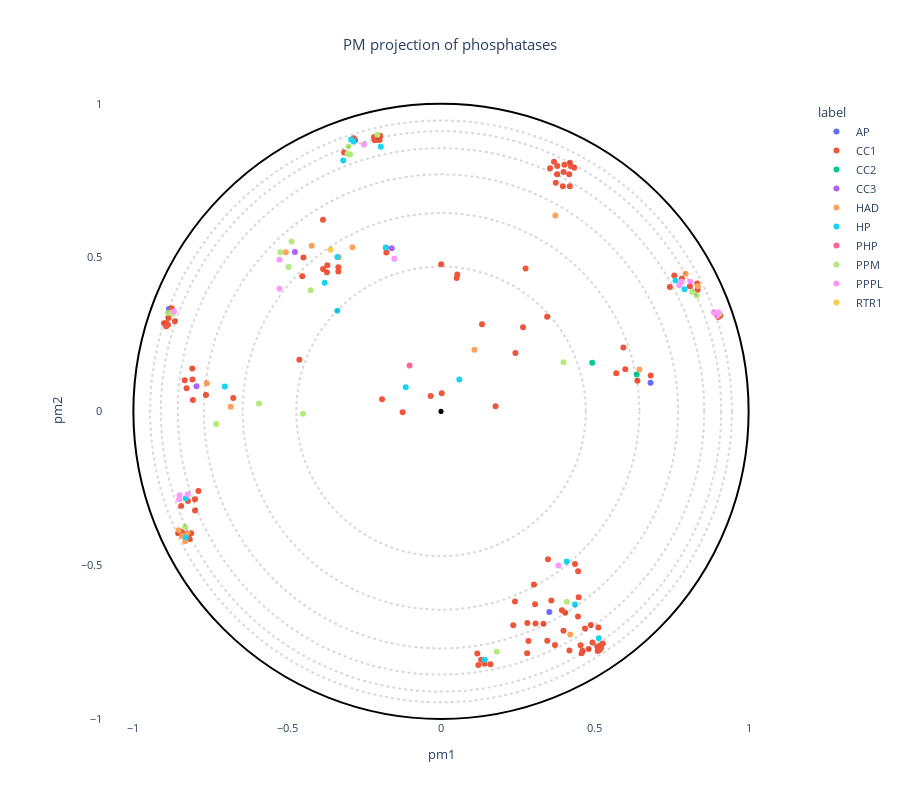

Notebook code for this chart:
### Code cell
# OPTIONS =================================================
#Here you can set different parameters to color & annotate the resulting projection:
title = "PM projection of phosphatases" 
#----------------------------------------------------------
# Select the coloring from annotation .csv file:
labels_name = "label"
# Select classes to label among the "labels_name" or "second_labels_name" column (comma separated list):
second_labels_name = ""
labels_text = []
show_text = False
#----------------------------------------------------------
# Use a custom color palette:
color_palette = colour_palette #Default: None
use_custom_palette = True
#==========================================================


#Check projection visualization parameters
#Labels name
if labels_name == "":
    labels_name = None
elif labels_name not in annotation_names:
    raise NameError(f"labels_name {labels_name} is not in the availables annotations.\nAvailables annotations: {annotation_names}")
#Second labels name
if second_labels_name == "":
    second_labels_name = None
elif second_labels_name not in annotation_names:
    raise NameError(f'"second_labels_name" {second_labels_name} is not in the availables annotations.\nAvailables annotations: {annotation_names}')

if not use_custom_palette:
    color_palette = None

#Plot graph
fig = plot_embedding_interactive(df_embedding, 
                                 labels_name = labels_name,
                                 second_labels_name = second_labels_name, 
                                 show_text = show_text,
                                 labels_text = labels_text,
                                 color_palette = color_palette, 
                                 title = title, 
                                 fontsize = 11)
fig.show()

### Figure 1 — Plotly figure (JSON) as saved in the notebook; plotly's stock layout.template omitted (floating-point values rounded to 4 significant figures; data arrays with more than 128 entries replaced by an {"elided": "..."} marker saying what was removed)
{"data": [{"customdata": [["A0A087WZU1 CC1_PTP_PTPRB_PTPRQ", "P09923", "AP"], ["A0A087WZV0 HP_HP2_PPIP5K_PPIP5K2", "P05186", "AP"], ["A0A0S2Z3Q2 HAD_EYA_EYA_EYA4", "P05187", "AP"], ["A0A2R8YDJ8|1 CC1_DSP_CDC14_CDC14A", "P10696", "AP"]], "hovertemplate": "<b>%{hovertext}</b><br><br>label=%{customdata[2]}<br>pm1=%{x}<br>pm2=%{y}<br>proteins_id=%{customdata[0]}<br>accession=%{customdata[1]}<extra></extra>", "hovertext": ["AP", "AP", "AP", "AP"], "legendgroup": "AP", "marker": {"color": "#636efa", "symbol": "circle"}, "mode": "markers", "name": "AP", "orientation": "v", "showlegend": true, "type": "scatter", "x": [0.3521, -0.8843, -0.2792, 0.6813], "xaxis": "x", "y": [-0.652, 0.3325, 0.8812, 0.09346], "yaxis": "y"}, {"customdata": {"elided": "121x3 str values"}, "hovertemplate": "<b>%{hovertext}</b><br><br>label=%{customdata[2]}<br>pm1=%{x}<br>pm2=%{y}<br>proteins_id=%{customdata[0]}<br>accession=%{customdata[1]}<extra></extra>", "hovertext": ["CC1", "CC1", "CC1", "CC1", "CC1", "CC1", "CC1", "CC1", "CC1", "CC1", "CC1", "CC1", "CC1", "CC1", "CC1", "CC1", "CC1", "CC1", "CC1", "CC1", "CC1", "CC1", "CC1", "CC1", "CC1", "CC1", "CC1", "CC1", "CC1", "CC1", "CC1", "CC1", "CC1", "CC1", "CC1", "CC1", "CC1", "CC1", "CC1", "CC1", "CC1", "CC1", "CC1", "CC1", "CC1", "CC1", "CC1", "CC1", "CC1", "CC1", "CC1", "CC1", "CC1", "CC1", "CC1", "CC1", "CC1", "CC1", "CC1", "CC1", "CC1", "CC1", "CC1", "CC1", "CC1", "CC1", "CC1", "CC1", "CC1", "CC1", "CC1", "CC1", "CC1", "CC1", "CC1", "CC1", "CC1", "CC1", "CC1", "CC1", "CC1", "CC1", "CC1", "CC1", "CC1", "CC1", "CC1", "CC1", "CC1", "CC1", "CC1", "CC1", "CC1", "CC1", "CC1", "CC1", "CC1", "CC1", "CC1", "CC1", "CC1", "CC1", "CC1", "CC1", "CC1", "CC1", "CC1", "CC1", "CC1", "CC1", "CC1", "CC1", "CC1", "CC1", "CC1", "CC1", "CC1", "CC1", "CC1", "CC1", "CC1"], "legendgroup": "CC1", "marker": {"color": "#EF553B", "symbol": "circle"}, "mode": "markers", "name": "CC1", "orientation": "v", "showlegend": true, "type": "scatter", "x": [0.2668, 0.2419, 0.8345, -0.3148, -0.7885, -0.8755, -0.2833, 0.3777, 0.5176, 0.1416, -0.1996, 0.3546, 0.3674, 0.5697, 0.9016, -0.1978, -0.7995, -0.7997, 0.908, -0.8544, 0.6818, 0.345, -0.8085, 0.1774, 0.5991, 0.1332, -0.0337, -0.8122, 0.833, -0.1915, -0.2178, -0.8934, -0.9004, -0.8064, 0.4539, 0.2799, -0.8877, 0.5153, 0.487, -0.8932, -0.8858, 0.2749, -0.764, -0.8649, -0.8078, 0.4186, 0.3479, 0.4458, 0.4925, 0.398, 0.4038, 0.4799, 0.3454, 0.4598, 0.1608, 0.4572, 0.1214, -0.4604, 0.3022, -0.3709, 0.5087, 0.1304, 0.2404, 0.0005272, 0.05073, 0.05299, 0.3585, -0.8169, 0.4191, 0.3731, -0.8346, -0.1794, 0.378, 0.3059, 0.6385, -0.6755, 0.5928, 0.3984, 0.4331, 0.4225, 0.4167, 0.4012, 0.4357, -0.3336, -0.2083, 0.4175, 0.3961, 0.4453, 0.2808, 0.002337, -0.3336, -0.451, 0.5093, 0.5116, 0.744, 0.783, 0.7585, 0.809, 0.3331, 0.2842, -0.8448, -0.1246, -0.4471, 0.2349, 0.3933, -0.3833, -0.3696, 0.4477, -0.8272, -0.8331, 0.5204, 0.468, -0.2154, -0.3837, 0.3074, 0.3705, -0.8227, -0.843, 0.5261, 0.118, -0.1776], "xaxis": "x", "y": [0.2731, 0.1894, 0.3952, 0.8416, -0.2587, 0.3352, 0.8881, 0.7712, -0.7622, -0.8201, 0.8822, 0.7907, 0.8112, 0.1238, 0.307, 0.896, -0.3221, -0.2854, 0.3115, -0.3961, 0.1164, 0.308, 0.139, 0.01628, 0.1367, 0.2832, 0.04995, -0.3962, 0.4157, 0.03978, 0.8918, 0.2871, 0.2868, 0.03664, -0.7603, -0.7863, 0.2818, -0.7754, -0.6948, 0.2768, 0.3032, 0.4641, 0.05287, 0.293, 0.1033, 0.7316, -0.4804, -0.5193, -0.7513, -0.7131, -0.6543, -0.7725, -0.7458, -0.7785, -0.8219, -0.7861, -0.8247, 0.168, -0.5627, 0.4525, -0.7653, -0.8071, -0.6181, 0.4781, 0.4333, 0.4446, -0.6151, -0.4152, 0.8079, 0.743, -0.3981, 0.5322, 0.7977, -0.6272, 0.09994, 0.04373, 0.2075, 0.7785, 0.7923, 0.7968, 0.7705, 0.8014, -0.496, 0.4547, 0.8827, -0.7772, 0.7322, -0.6666, -0.688, 0.05921, 0.4684, 0.4391, -0.7793, -0.7025, 0.4042, 0.4324, 0.4421, 0.4065, -0.6904, -0.7467, -0.3076, -0.002922, 0.5003, -0.6956, -0.6468, 0.4632, 0.4753, -0.6042, 0.07552, 0.1012, -0.7695, -0.7058, 0.8815, 0.623, -0.6892, -0.7594, -0.2911, -0.3917, -0.7549, -0.7872, 0.5168], "yaxis": "y"}, {"customdata": [["Q63HR2 CC1_PTEN_Tensin_TNS2", "P24666", "CC2"], ["Q68CZ2 CC1_PTEN_Tensin_TNS3", "Q9NP77", "CC2"]], "hovertemplate": "<b>%{hovertext}</b><br><br>label=%{customdata[2]}<br>pm1=%{x}<br>pm2=%{y}<br>proteins_id=%{customdata[0]}<br>accession=%{customdata[1]}<extra></extra>", "hovertext": ["CC2", "CC2"], "legendgroup": "CC2", "marker": {"color": "#00cc96", "symbol": "circle"}, "mode": "markers", "name": "CC2", "orientation": "v", "showlegend": true, "type": "scatter", "x": [0.6362, 0.4916], "xaxis": "x", "y": [0.1202, 0.1583], "yaxis": "y"}, {"customdata": [["Q68J44 CC1_DSP_DSP3_DUPD1", "P30304", "CC3"], ["Q6FHU2 HP_HP1_PGAM_PGAM1", "P30305", "CC3"], ["Q6FI36 CC1_DSP_DSP14_DUSP14", "P30307", "CC3"]], "hovertemplate": "<b>%{hovertext}</b><br><br>label=%{customdata[2]}<br>pm1=%{x}<br>pm2=%{y}<br>proteins_id=%{customdata[0]}<br>accession=%{customdata[1]}<extra></extra>", "hovertext": ["CC3", "CC3", "CC3"], "legendgroup": "CC3", "marker": {"color": "#ab63fa", "symbol": "circle"}, "mode": "markers", "name": "CC3", "orientation": "v", "showlegend": true, "type": "scatter", "x": [-0.1601, -0.7948, -0.4751], "xaxis": "x", "y": [0.53, 0.08161, 0.5183], "yaxis": "y"}, {"customdata": [["Q6IQ43 CC1_PTP_PTPN9_PTPN9", "Q99502", "HAD"], ["Q6XPS3 CC1_PTEN_VSP_TPTE2", "O00167", "HAD"], ["Q6ZNF0 PPPL_PAP_PAPL_PAPL", "Q99504", "HAD"], ["Q6ZVD8 PPM_PPM_PHLPP_PHLPP2", "A0A0S2Z3Q2", "HAD"], ["Q76I76 CC1_DSP_Slingshot_SSH2", "Q05D32", "HAD"], ["Q86WG5 CC1_Myotubularin_MTMR5_SBF2", "O95476", "HAD"], ["Q8IXW5 RTR1_RTR1_RTR1_RPAP2", "Q9Y5B0", "HAD"], ["Q8N0Y7 HP_HP1_PGAM_PGAM4", "Q9GZU7", "HAD"], ["Q8N3J5 PPM_PPM_PPM1K_PPM1K", "O14595", "HAD"], ["Q8N819 PPM_PPM_PPM1A_PPM1N", "O15194", "HAD"], ["Q8NCE2 CC1_Myotubularin_MTMR14_MTMR14", "Q3ZCQ8", "HAD"], ["Q8NEJ0 CC1_DSP_DSP14_DUSP18", "Q8WVY7", "HAD"], ["Q8NI37 PPM_PPM_PTC7_PPTC7", "Q9BXW7", "HAD"], ["Q8TE77 CC1_DSP_Slingshot_SSH3", "Q9H0R4", "HAD"], ["Q8TE99 HP_HP2_PXYLP1_PXYLP1", "Q9H008", "HAD"], ["Q8TF42 HP_HP1_STS_UBASH3B", "Q96GD0", "HAD"], ["Q8WTR2 CC1_DSP_DSP19_DUSP19", "A6NDG6", "HAD"]], "hovertemplate": "<b>%{hovertext}</b><br><br>label=%{customdata[2]}<br>pm1=%{x}<br>pm2=%{y}<br>proteins_id=%{customdata[0]}<br>accession=%{customdata[1]}<extra></extra>", "hovertext": ["HAD", "HAD", "HAD", "HAD", "HAD", "HAD", "HAD", "HAD", "HAD", "HAD", "HAD", "HAD", "HAD", "HAD", "HAD", "HAD", "HAD"], "legendgroup": "HAD", "marker": {"color": "#FFA15A", "symbol": "circle"}, "mode": "markers", "name": "HAD", "orientation": "v", "showlegend": true, "type": "scatter", "x": [0.4201, 0.645, 0.3717, -0.8531, -0.3328, 0.8349, 0.1086, -0.7614, -0.8413, -0.8242, 0.7952, -0.5044, -0.8316, -0.2879, -0.8791, -0.6838, -0.4203], "xaxis": "x", "y": [-0.7254, 0.1364, 0.6365, -0.3865, 0.5008, 0.4067, 0.2, 0.09119, -0.4049, -0.397, 0.4473, 0.5176, -0.4223, 0.5334, 0.3209, 0.01468, 0.5384], "yaxis": "y"}, {"customdata": [["Q8WUJ0 CC1_DSP_STYX_STYX", "P16118", "HP"], ["Q8WUK0 CC1_DSP_PTPMT1_PTPMT1", "O60825", "HP"], ["Q8WVY7 HAD_FCP_UBLCP1_UBLCP1", "Q16875", "HP"], ["Q8WY54 PPM_PPM_PPM1E_PPM1E", "Q16877", "HP"], ["Q8WYL5 CC1_DSP_Slingshot_SSH1", "P07738", "HP"], ["Q92562 CC1_Sac_FIG4_FIG4", "Q6FHU2", "HP"], ["Q92729|1 CC1_PTP_PTPRK_PTPRU", "P15259", "HP"], ["Q92729|2 CC1_PTP_PTPRK_PTPRU", "Q8N0Y7", "HP"], ["Q92932 CC1_PTP_PTPRN_PTPRN2", "Q96HS1", "HP"], ["Q93096 CC1_DSP_PRL_PTP4A1", "P57075", "HP"], ["Q96EF0 CC1_Myotubularin_MTMR6_MTMR8", "Q8TF42", "HP"], ["Q96GD0 HAD_NagD_PGP_CIN", "Q9NQ88", "HP"], ["Q96HS1 HP_HP1_PGAM5_PGAM5", "P11117", "HP"], ["Q96MI6 PPM_PPM_PPM1H_PPM1M", "P15309", "HP"], ["Q96QG7 CC1_Myotubularin_MTMR9_MTMR9", "Q9BZG2", "HP"], ["Q99502 HAD_EYA_EYA_EYA1", "Q9NPH0", "HP"], ["Q99504 HAD_EYA_EYA_EYA3", "Q9UNW1", "HP"], ["Q99952 CC1_PTP_PTPN12_PTPN18", "B7WPL9", "HP"], ["Q99956 CC1_DSP_DSP6_DUSP9", "A0A087WZV0", "HP"], ["Q9BV47 CC1_DSP_DSP3_DUSP26", "Q8TE99", "HP"]], "hovertemplate": "<b>%{hovertext}</b><br><br>label=%{customdata[2]}<br>pm1=%{x}<br>pm2=%{y}<br>proteins_id=%{customdata[0]}<br>accession=%{customdata[1]}<extra></extra>", "hovertext": ["HP", "HP", "HP", "HP", "HP", "HP", "HP", "HP", "HP", "HP", "HP", "HP", "HP", "HP", "HP", "HP", "HP", "HP", "HP", "HP"], "legendgroup": "HP", "marker": {"color": "#19d3f3", "symbol": "circle"}, "mode": "markers", "name": "HP", "orientation": "v", "showlegend": true, "type": "scatter", "x": [-0.337, -0.1146, -0.1958, -0.83, -0.3368, 0.899, 0.5129, 0.1425, 0.4356, 0.05955, 0.7623, -0.3177, -0.7029, -0.83, 0.7914, -0.292, -0.285, 0.4086, -0.3781, -0.1792], "xaxis": "x", "y": [0.3272, 0.07807, 0.8602, -0.4099, 0.502, 0.3158, -0.7371, -0.8073, -0.6281, 0.1038, 0.4254, 0.8152, 0.08063, -0.2836, 0.3974, 0.8836, 0.8783, -0.4879, 0.4185, 0.533], "yaxis": "y"}, {"customdata": [["Q9BVJ7 CC1_DSP_DSP23_DUSP23", "Q9NRX4", "PHP"]], "hovertemplate": "<b>%{hovertext}</b><br><br>label=%{customdata[2]}<br>pm1=%{x}<br>pm2=%{y}<br>proteins_id=%{customdata[0]}<br>accession=%{customdata[1]}<extra></extra>", "hovertext": ["PHP"], "legendgroup": "PHP", "marker": {"color": "#FF6692", "symbol": "circle"}, "mode": "markers", "name": "PHP", "orientation": "v", "showlegend": true, "type": "scatter", "x": [-0.1023], "xaxis": "x", "y": [0.1489], "yaxis": "y"}, {"customdata": [["Q9BXW7 HAD_NagD_CUT_CECR5", "Q9H0C8", "PPM"], ["Q9BY84 CC1_DSP_DSP8_DUSP16", "Q9P0J1", "PPM"], ["Q9BZG2 HP_HP2_ACP2_ACPT", "Q9P2J9", "PPM"], ["Q9C0I1 CC1_Myotubularin_MTMR10_MTMR12", "O60346", "PPM"], ["Q9GZU7 HAD_FCP_SCP_SCP1", "Q6ZVD8", "PPM"], ["Q9H008 HAD_NagD_LHPP_LHPP", "A8MPX8", "PPM"], ["Q9H0C8 PPM_PPM_ILKAP_ILKAP", "P35813", "PPM"], ["Q9H0R4 HAD_NagD_LHPP_HDHD2", "O75688", "PPM"], ["Q9H1R2 CC1_DSP_DSP15_DUSP15", "Q8N819", "PPM"], ["Q9H3S7 CC1_PTP_PTPN23_PTPN23", "O15297", "PPM"], ["Q9H596 CC1_DSP_DSP14_DUSP21", "Q8WY54", "PPM"], ["Q9HBL0 CC1_PTEN_Tensin_TNS1", "P49593", "PPM"], ["Q9HD43 CC1_PTP_PTPRB_PTPRH", "O15355", "PPM"], ["Q9NP77 CC2_SSU72_SSU72_SSU72", "Q9ULR3", "PPM"], ["Q9NPH0 HP_HP2_ACP6_ACP6", "Q5JR12", "PPM"], ["Q9NQ88 HP_HP1_TIGAR_TIGAR", "Q96MI6", "PPM"], ["Q9NRW4 CC1_DSP_DSP15_DUSP22", "Q8N3J5", "PPM"], ["Q9NRX4 PHP_PHP_PHP_PHPT1", "Q5SGD2", "PPM"], ["Q9NTJ5 CC1_Sac_SAC1_SACM1L", "Q8NI37", "PPM"], ["Q9NXD2 CC1_Myotubularin_MTMR10_MTMR10", "Q15750", "PPM"]], "hovertemplate": "<b>%{hovertext}</b><br><br>label=%{customdata[2]}<br>pm1=%{x}<br>pm2=%{y}<br>proteins_id=%{customdata[0]}<br>accession=%{customdata[1]}<extra></extra>", "hovertext": ["PPM", "PPM", "PPM", "PPM", "PPM", "PPM", "PPM", "PPM", "PPM", "PPM", "PPM", "PPM", "PPM", "PPM", "PPM", "PPM", "PPM", "PPM", "PPM", "PPM"], "legendgroup": "PPM", "marker": {"color": "#B6E880", "symbol": "circle"}, "mode": "markers", "name": "PPM", "orientation": "v", "showlegend": true, "type": "scatter", "x": [-0.3006, -0.4237, -0.8722, 0.8311, -0.2069, -0.2954, -0.8318, -0.3037, -0.4857, 0.1815, -0.5221, 0.3982, 0.4089, -0.4487, -0.8872, -0.7309, -0.4956, -0.5917, 0.9047, 0.8167], "xaxis": "x", "y": [0.8611, 0.3939, 0.3175, 0.3763, 0.8993, 0.8351, -0.3755, 0.8374, 0.5519, -0.7812, 0.5169, 0.1598, -0.6191, -0.007375, 0.3209, -0.04083, 0.4695, 0.02535, 0.3172, 0.3884], "yaxis": "y"}, {"customdata": [["Q9NYA4 CC1_Myotubularin_MTMR3_MTMR4", "P13686", "PPPL"], ["Q9P0J1 PPM_PPM_PDPc_PDP1", "Q6ZNF0", "PPPL"], ["Q9P2J9 PPM_PPM_PDPc_PDP2", "P62136", "PPPL"], ["Q9UII6 CC1_DSP_DSP3_DUSP13", "P62140", "PPPL"], ["Q9ULE6|1 CC1_Paladin_Paladin_PALD1", "P36873", "PPPL"], ["Q9ULE6|2 CC1_Paladin_Paladin_PALD1", "P67775", "PPPL"], ["Q9ULR3 PPM_PPM_PPM1H_PPM1H", "P62714", "PPPL"], ["Q9UNI6 CC1_DSP_DSP12_DUSP12", "Q08209", "PPPL"], ["Q9UNW1 HP_HP2_MINPP1_MINPP1", "P16298", "PPPL"], ["Q9Y216 CC1_Myotubularin_MTMR6_MTMR7", "P48454", "PPPL"], ["Q9Y217 CC1_Myotubularin_MTMR6_MTMR6", "P60510", "PPPL"], ["Q9Y2H2 CC1_Sac_INPP5F_INPP5F", "P53041", "PPPL"], ["Q9Y2R2 CC1_PTP_PTPN12_PTPN22", "O00743", "PPPL"], ["Q9Y5B0 HAD_FCP_FCP1_FCP1", "O14829", "PPPL"], ["Q9Y6J8 CC1_DSP_STYXL1_STYXL1", "O14830", "PPPL"]], "hovertemplate": "<b>%{hovertext}</b><br><br>label=%{customdata[2]}<br>pm1=%{x}<br>pm2=%{y}<br>proteins_id=%{customdata[0]}<br>accession=%{customdata[1]}<extra></extra>", "hovertext": ["PPPL", "PPPL", "PPPL", "PPPL", "PPPL", "PPPL", "PPPL", "PPPL", "PPPL", "PPPL", "PPPL", "PPPL", "PPPL", "PPPL", "PPPL"], "legendgroup": "PPPL", "marker": {"color": "#FF97FF", "symbol": "circle"}, "mode": "markers", "name": "PPPL", "orientation": "v", "showlegend": true, "type": "scatter", "x": [0.8106, -0.8511, -0.8497, -0.1517, 0.9011, 0.8873, -0.8233, -0.5251, -0.8681, 0.7745, 0.7821, 0.8971, 0.3818, -0.2505, -0.5253], "xaxis": "x", "y": [0.4214, -0.2855, -0.2724, 0.4959, 0.3221, 0.3213, -0.2695, 0.3988, 0.3247, 0.4097, 0.4215, 0.311, -0.5011, 0.8673, 0.4928], "yaxis": "y"}, {"customdata": [["Q9Y6W6 CC1_DSP_DSP10_DUSP10", "Q8IXW5", "RTR1"]], "hovertemplate": "<b>%{hovertext}</b><br><br>label=%{customdata[2]}<br>pm1=%{x}<br>pm2=%{y}<br>proteins_id=%{customdata[0]}<br>accession=%{customdata[1]}<extra></extra>", "hovertext": ["RTR1"], "legendgroup": "RTR1", "marker": {"color": "#FECB52", "symbol": "circle"}, "mode": "markers", "name": "RTR1", "orientation": "v", "showlegend": true, "type": "scatter", "x": [-0.3591], "xaxis": "x", "y": [0.5252], "yaxis": "y"}], "layout": {"font": {"size": 11}, "height": 800, "legend": {"title": {"text": "label"}, "tracegroupgap": 0}, "plot_bgcolor": "rgba(0, 0, 0, 0)", "shapes": [{"line": {"color": "black", "dash": "dot"}, "opacity": 0.15, "type": "circle", "x0": -0.4706, "x1": 0.4706, "y0": -0.4706, "y1": 0.4706}, {"line": {"color": "black", "dash": "dot"}, "opacity": 0.15, "type": "circle", "x0": -0.6447, "x1": 0.6447, "y0": -0.6447, "y1": 0.6447}, {"line": {"color": "black", "dash": "dot"}, "opacity": 0.15, "type": "circle", "x0": -0.7705, "x1": 0.7705, "y0": -0.7705, "y1": 0.7705}, {"line": {"color": "black", "dash": "dot"}, "opacity": 0.15, "type": "circle", "x0": -0.8557, "x1": 0.8557, "y0": -0.8557, "y1": 0.8557}, {"line": {"color": "black", "dash": "dot"}, "opacity": 0.15, "type": "circle", "x0": -0.9108, "x1": 0.9108, "y0": -0.9108, "y1": 0.9108}, {"line": {"color": "black", "dash": "dot"}, "opacity": 0.15, "type": "circle", "x0": -0.9455, "x1": 0.9455, "y0": -0.9455, "y1": 0.9455}, {"line": {"color": "Black"}, "type": "circle", "x0": -1, "x1": 1, "xref": "x", "y0": -1, "y1": 1, "yref": "y"}, {"fillcolor": "Black", "line": {"color": "Black"}, "type": "circle", "x0": -0.005, "x1": 0.005, "xref": "x", "y0": -0.005, "y1": 0.005, "yref": "y"}], "title": {"text": "PM projection of phosphatases", "x": 0.5}, "xaxis": {"anchor": "y", "constrain": "domain", "domain": [0, 1], "range": [-1.1, 1.1], "title": {"text": "pm1"}}, "yaxis": {"anchor": "x", "domain": [0, 1], "scaleanchor": "x", "scaleratio": 1, "title": {"text": "pm2"}}, "yaxis2": {"layer": "below traces", "matches": "y", "overlaying": "y"}}}
